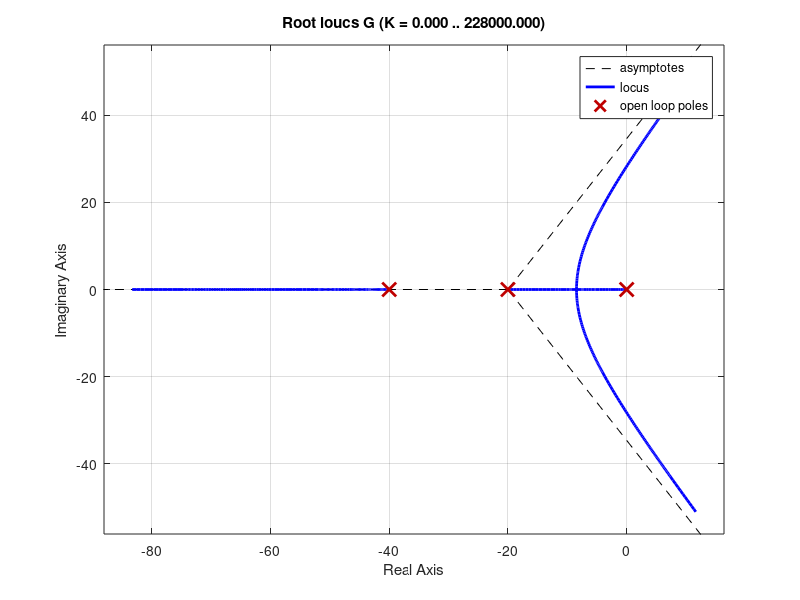

Here is the MATLAB script that generated this plot: (Note: this script raises an error after producing the figure.)
clear all
close all
clc
s = tf('s');
K=1;
%% Sistema de malha aberta
G =K/(s*((s+20)*(s+40)));
mp = 0.20;
csi = -log(mp)/sqrt(pi^2+log(mp)^2)

figure, rlocus(G),
sgrid(csi,0)

% G =k*((1/(1+s))*(1/(s+10)));
% Gc =7.69*(s + 18.64)*(1/(s+143.35));

% figure,bode(G);
% figure,bode(Gc);
% figure,bode(G*Gc);
% mf1= feedback(G*Gc,1);
% figure,step(mf1)
